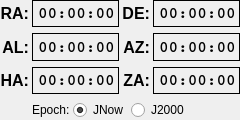
<?xml version="1.0" encoding="UTF-8"?>
<ui version="4.0">
 <class>MountPositionWidget</class>
 <widget class="QWidget" name="MountPositionWidget">
  <property name="geometry">
   <rect>
    <x>0</x>
    <y>0</y>
    <width>240</width>
    <height>120</height>
   </rect>
  </property>
  <property name="sizePolicy">
   <sizepolicy hsizetype="Preferred" vsizetype="Preferred">
    <horstretch>1</horstretch>
    <verstretch>1</verstretch>
   </sizepolicy>
  </property>
  <property name="minimumSize">
   <size>
    <width>240</width>
    <height>120</height>
   </size>
  </property>
  <property name="focusPolicy">
   <enum>Qt::ClickFocus</enum>
  </property>
  <property name="windowTitle">
   <string>Mount Control Panel</string>
  </property>
  <layout class="QGridLayout" name="gridLayout" columnstretch="1,0,1,0">
   <property name="leftMargin">
    <number>0</number>
   </property>
   <property name="topMargin">
    <number>0</number>
   </property>
   <property name="rightMargin">
    <number>0</number>
   </property>
   <property name="bottomMargin">
    <number>0</number>
   </property>
   <property name="horizontalSpacing">
    <number>3</number>
   </property>
   <property name="verticalSpacing">
    <number>6</number>
   </property>
   <item row="2" column="0">
    <widget class="QLabel" name="label_11">
     <property name="font">
      <font>
       <pointsize>12</pointsize>
       <weight>75</weight>
       <bold>true</bold>
      </font>
     </property>
     <property name="text">
      <string>HA:</string>
     </property>
     <property name="alignment">
      <set>Qt::AlignRight|Qt::AlignTrailing|Qt::AlignVCenter</set>
     </property>
    </widget>
   </item>
   <item row="0" column="1">
    <widget class="QLabel" name="raValueObject">
     <property name="minimumSize">
      <size>
       <width>0</width>
       <height>0</height>
      </size>
     </property>
     <property name="font">
      <font>
       <family>Courier</family>
       <pointsize>12</pointsize>
       <weight>75</weight>
       <bold>true</bold>
      </font>
     </property>
     <property name="styleSheet">
      <string notr="true">color:&quot;orange&quot;</string>
     </property>
     <property name="frameShape">
      <enum>QFrame::Box</enum>
     </property>
     <property name="text">
      <string>00:00:00</string>
     </property>
    </widget>
   </item>
   <item row="2" column="1">
    <widget class="QLabel" name="haValueObject">
     <property name="minimumSize">
      <size>
       <width>0</width>
       <height>0</height>
      </size>
     </property>
     <property name="font">
      <font>
       <family>Courier</family>
       <pointsize>12</pointsize>
       <weight>75</weight>
       <bold>true</bold>
      </font>
     </property>
     <property name="styleSheet">
      <string notr="true">color:&quot;orange&quot;</string>
     </property>
     <property name="frameShape">
      <enum>QFrame::Box</enum>
     </property>
     <property name="text">
      <string>00:00:00</string>
     </property>
    </widget>
   </item>
   <item row="2" column="2">
    <widget class="QLabel" name="label_13">
     <property name="font">
      <font>
       <pointsize>12</pointsize>
       <weight>75</weight>
       <bold>true</bold>
      </font>
     </property>
     <property name="text">
      <string>ZA:</string>
     </property>
     <property name="alignment">
      <set>Qt::AlignRight|Qt::AlignTrailing|Qt::AlignVCenter</set>
     </property>
    </widget>
   </item>
   <item row="0" column="0">
    <widget class="QLabel" name="label_3">
     <property name="font">
      <font>
       <pointsize>12</pointsize>
       <weight>75</weight>
       <bold>true</bold>
      </font>
     </property>
     <property name="text">
      <string>RA:</string>
     </property>
     <property name="alignment">
      <set>Qt::AlignRight|Qt::AlignTrailing|Qt::AlignVCenter</set>
     </property>
    </widget>
   </item>
   <item row="2" column="3">
    <widget class="QLabel" name="zaValueObject">
     <property name="minimumSize">
      <size>
       <width>0</width>
       <height>0</height>
      </size>
     </property>
     <property name="font">
      <font>
       <family>Courier</family>
       <pointsize>12</pointsize>
       <weight>75</weight>
       <bold>true</bold>
      </font>
     </property>
     <property name="styleSheet">
      <string notr="true">color:&quot;orange&quot;</string>
     </property>
     <property name="frameShape">
      <enum>QFrame::Box</enum>
     </property>
     <property name="text">
      <string>00:00:00</string>
     </property>
    </widget>
   </item>
   <item row="3" column="1" colspan="3">
    <layout class="QHBoxLayout" name="horizontalLayout_8">
     <property name="spacing">
      <number>3</number>
     </property>
     <item>
      <widget class="QLabel" name="epochLabel">
       <property name="text">
        <string>Epoch:</string>
       </property>
      </widget>
     </item>
     <item>
      <widget class="QRadioButton" name="jnowCheckObject">
       <property name="text">
        <string>JNow</string>
       </property>
       <property name="checked">
        <bool>true</bool>
       </property>
      </widget>
     </item>
     <item>
      <widget class="QRadioButton" name="j2000CheckObject">
       <property name="text">
        <string>J2000</string>
       </property>
      </widget>
     </item>
     <item>
      <spacer name="horizontalSpacer_2">
       <property name="orientation">
        <enum>Qt::Horizontal</enum>
       </property>
       <property name="sizeHint" stdset="0">
        <size>
         <width>40</width>
         <height>20</height>
        </size>
       </property>
      </spacer>
     </item>
    </layout>
   </item>
   <item row="0" column="3">
    <widget class="QLabel" name="deValueObject">
     <property name="minimumSize">
      <size>
       <width>0</width>
       <height>0</height>
      </size>
     </property>
     <property name="font">
      <font>
       <family>Courier</family>
       <pointsize>12</pointsize>
       <weight>75</weight>
       <bold>true</bold>
      </font>
     </property>
     <property name="styleSheet">
      <string notr="true">color:&quot;orange&quot;</string>
     </property>
     <property name="frameShape">
      <enum>QFrame::Box</enum>
     </property>
     <property name="text">
      <string>00:00:00</string>
     </property>
    </widget>
   </item>
   <item row="0" column="2">
    <widget class="QLabel" name="label_7">
     <property name="font">
      <font>
       <pointsize>12</pointsize>
       <weight>75</weight>
       <bold>true</bold>
      </font>
     </property>
     <property name="text">
      <string>DE:</string>
     </property>
     <property name="alignment">
      <set>Qt::AlignRight|Qt::AlignTrailing|Qt::AlignVCenter</set>
     </property>
    </widget>
   </item>
   <item row="1" column="0">
    <widget class="QLabel" name="label_9">
     <property name="font">
      <font>
       <pointsize>12</pointsize>
       <weight>75</weight>
       <bold>true</bold>
      </font>
     </property>
     <property name="text">
      <string>AL:</string>
     </property>
     <property name="alignment">
      <set>Qt::AlignRight|Qt::AlignTrailing|Qt::AlignVCenter</set>
     </property>
    </widget>
   </item>
   <item row="1" column="1">
    <widget class="QLabel" name="altValueObject">
     <property name="minimumSize">
      <size>
       <width>0</width>
       <height>0</height>
      </size>
     </property>
     <property name="font">
      <font>
       <family>Courier</family>
       <pointsize>12</pointsize>
       <weight>75</weight>
       <bold>true</bold>
      </font>
     </property>
     <property name="styleSheet">
      <string notr="true">color:&quot;orange&quot;</string>
     </property>
     <property name="frameShape">
      <enum>QFrame::Box</enum>
     </property>
     <property name="text">
      <string>00:00:00</string>
     </property>
    </widget>
   </item>
   <item row="1" column="3">
    <widget class="QLabel" name="azValueObject">
     <property name="minimumSize">
      <size>
       <width>0</width>
       <height>0</height>
      </size>
     </property>
     <property name="font">
      <font>
       <family>Courier</family>
       <pointsize>12</pointsize>
       <weight>75</weight>
       <bold>true</bold>
      </font>
     </property>
     <property name="styleSheet">
      <string notr="true">color:&quot;orange&quot;</string>
     </property>
     <property name="frameShape">
      <enum>QFrame::Box</enum>
     </property>
     <property name="text">
      <string>00:00:00</string>
     </property>
    </widget>
   </item>
   <item row="1" column="2">
    <widget class="QLabel" name="label_5">
     <property name="font">
      <font>
       <pointsize>12</pointsize>
       <weight>75</weight>
       <bold>true</bold>
      </font>
     </property>
     <property name="text">
      <string>AZ:</string>
     </property>
     <property name="alignment">
      <set>Qt::AlignRight|Qt::AlignTrailing|Qt::AlignVCenter</set>
     </property>
    </widget>
   </item>
  </layout>
 </widget>
 <resources/>
 <connections/>
</ui>
